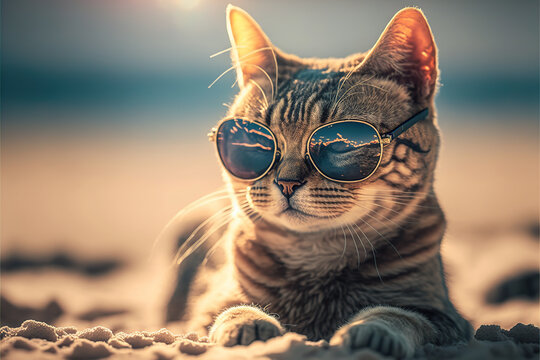
#> input picture Input/cat2.jpg, 540 x 360 px, found by its file name
$ python 22.sharp_img_lapmask_diagneig.py
#> lines starting #> are read from the running program, lines starting #| are printed output that depends on the picture
#Perform Sharpening of Image using Laplacian mask implemented with an extension of diagonal neighbors,

import cv2
import numpy as np
img = cv2.imread("D:\Workspace (VS Code)\College\Slot-B-Computer Vision\Input\cat2.jpg")
#> img is the input picture: shape (360, 540, 3); mean B, G, R 109.6, 126.7, 142.2
kernel = np.array([[0,1,0], [1,-4,1], [0,1,0]])
sharpened = cv2.filter2D(img, -1, kernel)
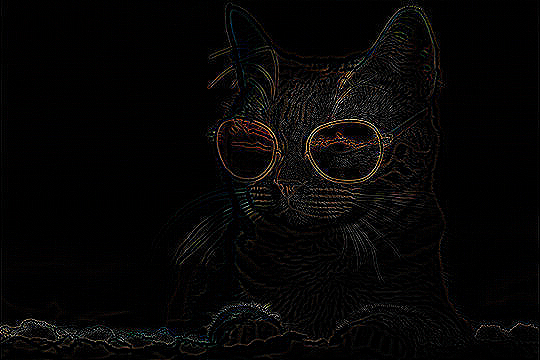
#> sharpened: shape (360, 540, 3); mean B, G, R 5.7, 6, 6.8
cv2.imshow('Original', img)
cv2.imshow('Sharpened', sharpened)
cv2.waitKey(0)
cv2.destroyAllWindows()

$ run again, with Input/cat.jpg copied over Input/cat2.jpg
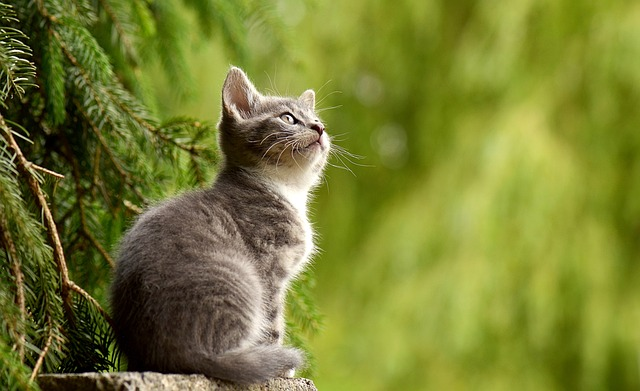
#> input picture Input/cat.jpg, 640 x 391 px, found by its file name
#> img is the input picture: shape (391, 640, 3); mean B, G, R 49.8, 125.8, 119.1
#> `sharpened = cv2.filter2D(img, -1, kernel)`:
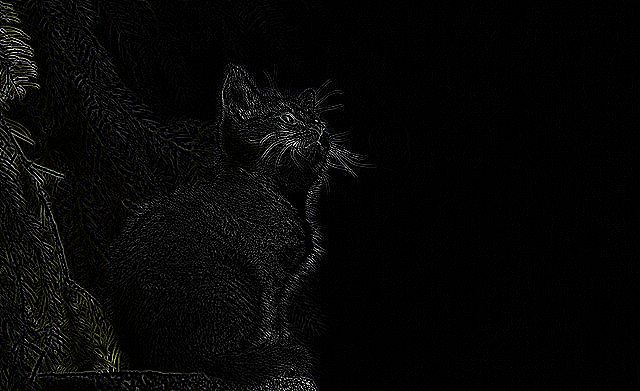
#> sharpened: shape (391, 640, 3); mean B, G, R 7.1, 7.4, 7.4
